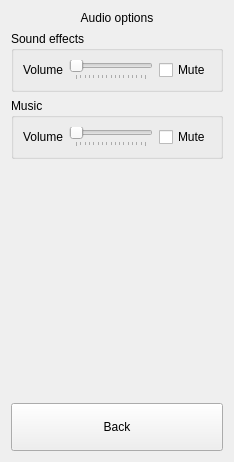
  <widget class="QWidget" name="page_4">
   <layout class="QVBoxLayout" name="verticalLayout_2">
    <item>
     <widget class="QLabel" name="label_4">
      <property name="text">
       <string>Audio options</string>
      </property>
      <property name="alignment">
       <set>Qt::AlignCenter</set>
      </property>
     </widget>
    </item>
    <item>
     <widget class="QGroupBox" name="groupBox_3">
      <property name="title">
       <string>Sound effects</string>
      </property>
      <layout class="QHBoxLayout" name="horizontalLayout">
       <item>
        <widget class="QLabel" name="label_5">
         <property name="text">
          <string>Volume</string>
         </property>
        </widget>
       </item>
       <item>
        <widget class="QSlider" name="cbVolumeSound">
         <property name="maximum">
          <number>128</number>
         </property>
         <property name="singleStep">
          <number>8</number>
         </property>
         <property name="pageStep">
          <number>16</number>
         </property>
         <property name="tracking">
          <bool>false</bool>
         </property>
         <property name="orientation">
          <enum>Qt::Horizontal</enum>
         </property>
         <property name="tickPosition">
          <enum>QSlider::TicksBelow</enum>
         </property>
        </widget>
       </item>
       <item>
        <widget class="QCheckBox" name="cbMuteSound">
         <property name="text">
          <string>Mute</string>
         </property>
        </widget>
       </item>
      </layout>
     </widget>
    </item>
    <item>
     <widget class="QGroupBox" name="groupBox_4">
      <property name="title">
       <string>Music</string>
      </property>
      <layout class="QHBoxLayout" name="horizontalLayout_2">
       <item>
        <widget class="QLabel" name="label_6">
         <property name="text">
          <string>Volume</string>
         </property>
        </widget>
       </item>
       <item>
        <widget class="QSlider" name="cbVolumeMusic">
         <property name="maximum">
          <number>128</number>
         </property>
         <property name="singleStep">
          <number>8</number>
         </property>
         <property name="pageStep">
          <number>16</number>
         </property>
         <property name="tracking">
          <bool>false</bool>
         </property>
         <property name="orientation">
          <enum>Qt::Horizontal</enum>
         </property>
         <property name="tickPosition">
          <enum>QSlider::TicksBelow</enum>
         </property>
        </widget>
       </item>
       <item>
        <widget class="QCheckBox" name="cbMuteMusic">
         <property name="text">
          <string>Mute</string>
         </property>
        </widget>
       </item>
      </layout>
     </widget>
    </item>
    <item>
     <spacer name="verticalSpacer">
      <property name="orientation">
       <enum>Qt::Vertical</enum>
      </property>
      <property name="sizeHint" stdset="0">
       <size>
        <width>20</width>
        <height>238</height>
       </size>
      </property>
     </spacer>
    </item>
    <item>
     <layout class="QHBoxLayout" name="_2">
      <item>
       <widget class="QPushButton" name="bAudioBack">
        <property name="sizePolicy">
         <sizepolicy hsizetype="Expanding" vsizetype="Fixed">
          <horstretch>0</horstretch>
          <verstretch>0</verstretch>
         </sizepolicy>
        </property>
        <property name="minimumSize">
         <size>
          <width>0</width>
          <height>48</height>
         </size>
        </property>
        <property name="maximumSize">
         <size>
          <width>16777215</width>
          <height>48</height>
         </size>
        </property>
        <property name="cursor">
         <cursorShape>PointingHandCursor</cursorShape>
        </property>
        <property name="text">
         <string>Back</string>
        </property>
       </widget>
      </item>
     </layout>
    </item>
   </layout>
  </widget>
